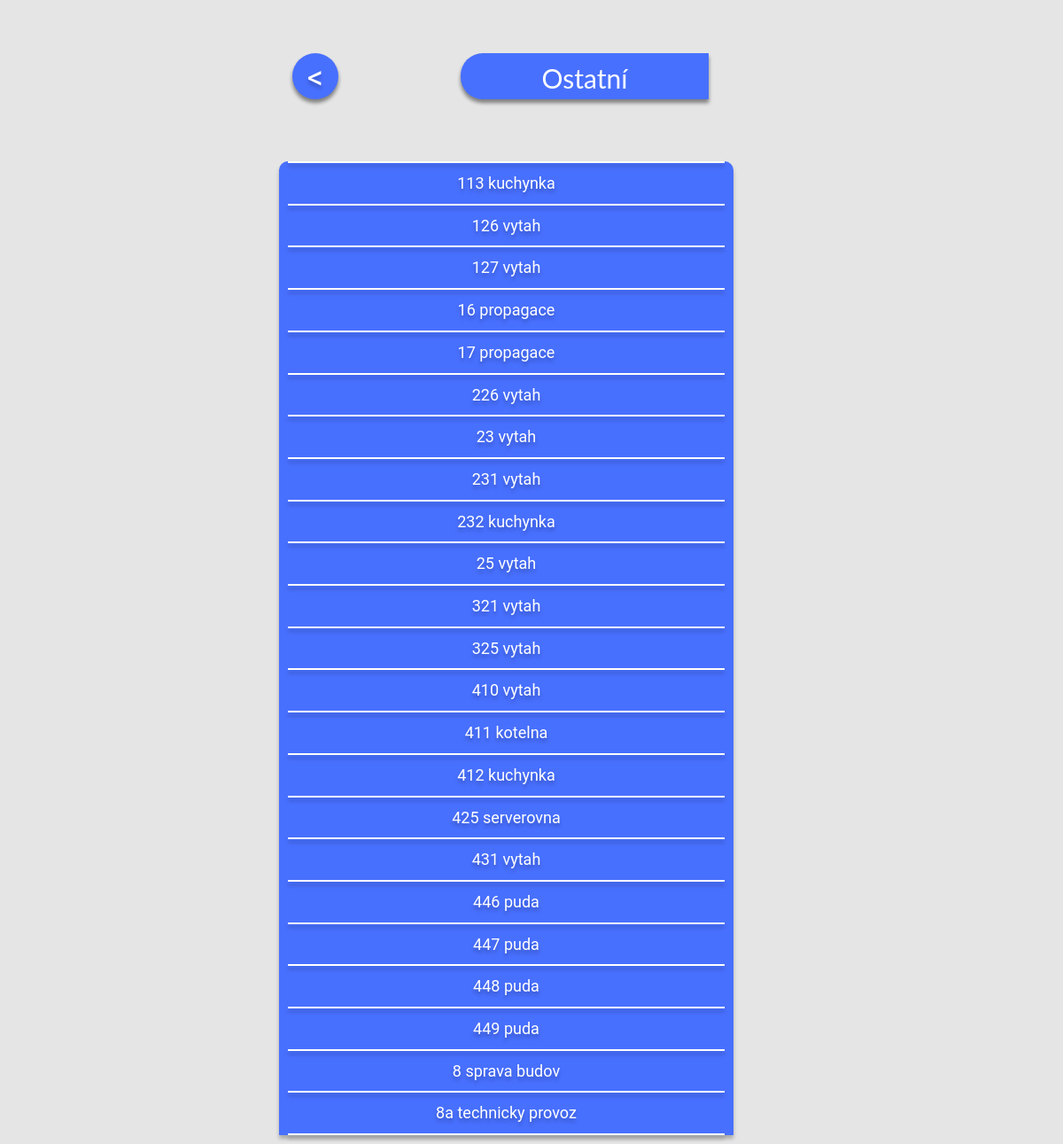
Page /others/ on the committed database.
### develop/models.py (models this page shows, shortened)
class Room(models.Model):
    floor = models.ForeignKey(
        Floor,
        on_delete=models.PROTECT,
        verbose_name=('floor'),
        related_name='room_on_floor'
    )
    room_type = models.ManyToManyField(Room_type)
    name = models.TextField()
    description = models.TextField()
    area = models.TextField(default='')
    image = models.ImageField(upload_to='develop/db_images',  default='brehova/4. patro/401.jpg')
    class Meta:
        ordering=('name',)

### develop/views.py (the view)
# urls.py: path('others/', allviews.others_view, name='others'),
def others_view(request, *args, **kwargs):
    queryset = Room.objects.filter(room_type__id = 6)
    context = {
        "rooms": queryset
    }
    return render(request, "develop/others.html", context)

### develop/templates/develop/others.html (shortened to what this page needs)
{% load static %}
<!DOCTYPE html>
<html>
<head>
    <link rel="stylesheet" href="https://maxcdn.bootstrapcdn.com/bootstrap/3.4.1/css/bootstrap.min.css">
    <link rel="stylesheet" type="text/css" href="/static/develop/css/styles.css">
    <link rel="stylesheet" href="{% static '/develop/css/styles.css' %}">
</head>
<body>
    <div class="col-md-6 col-sm-6 col-xs-12 col-sm-offset-3 col-md-offset-3">
        <div class="row top-buffer_extendededed">
            <div class="col-md-12 col-sm-12 col-xs-12">
                <div class="col-md-4 col-sm-4 col-xs-4">
                    <button onclick="back()" type="button" class="btn btn-menu btn-square-md" onclick="openNav()"><</button>
                </div>
                <div class="col-md-8 col-sm-8 col-xs-8">
                    <button type="button" class="btn btn-category btn-square-md">Ostatní</button>
                </div>
            </div>
        </div>
        <div class="row top-buffer_extendededed">
            <div class="col-md-12 col-sm-12 col-xs-12">
                <div class="list">
                    <hr class="solid">
                    {% for room in rooms %}
                        <p>
                            <a href="{% url 'room_detail' room.id %}">{{room.name}}</a>
                        </p>
                        <hr class="solid">
                    {% endfor %}
                </div>
            </div>
        </div>
    </div>
</body>
</html>

### develop/static/develop/css/styles.css (style rules this page uses)
p { font-family: 'Roboto'; font-style: normal; font-weight: 400; font-size: 25px; text-align: center; color: #FFFFFF; text-shadow: 0px 4px 4px rgba(0, 0, 0, 0.25); }
.list { width: 90%; height: 100%; background: #4870FF; box-shadow: 0px 4px 4px rgba(0, 0, 0, 0.25); border-radius: 10px 10px 0px 0px; }
body { margin: 0; font-family: "Lato", sans-serif; min-height: 667px; background: #E5E5E5; }
a { color: #FFFFFF; }
p { font-size: large; }
.top-buffer_extendededed { margin-top: 60px; }
.btn-menu { font-family: 'Roboto'; font-style: normal; font-weight: 400; font-size: 36px; line-height: 42px; width: 52px; height: 52px; color: white !important; background: #4870FF !important; text-shadow: 0px 4px 4px rgba(0, 0, 0, 0.25); box-shadow: 0px 4px 4px rgba(0, 0, 0, 0.25), 0px 4px 4px rgba(0, 0, 0, 0.25); border-radius: 40px !important; }
.btn-category { width: 280px !important; height: 52px !important; font-size: 30px !important; color: white !important; background: #4870FF; box-shadow: 0px 4px 4px rgba(0, 0, 0, 0.25), 0px 4px 4px rgba(0, 0, 0, 0.25); border-radius: 25px 0px 0px 25px !important; }
hr.solid { border-top: 3px solid #bbb; border-bottom: 3px solid #bbb; margin: 10px; border: 1px solid #FFFFFF; box-shadow: 0px 4px 4px rgba(0, 0, 0, 0.25); }

### rows in the picture
Room: name "113 kuchynka"
Room: name "126 vytah"
Room: name "127 vytah"
Room: name "16 propagace"
Room: name "17 propagace"
Room: name "226 vytah"
Room: name "23 vytah"
Room: name "231 vytah"
Room: name "232 kuchynka"
Room: name "25 vytah"
Room: name "321 vytah"
Room: name "325 vytah"
Room: name "410 vytah"
Room: name "411 kotelna"
Room: name "412 kuchynka"
Room: name "425 serverovna"
Room: name "431 vytah"
Room: name "446 puda"
Room: name "447 puda"
Room: name "448 puda"
Room: name "449 puda"
Room: name "8 sprava budov"
Room: name "8a technicky provoz"
